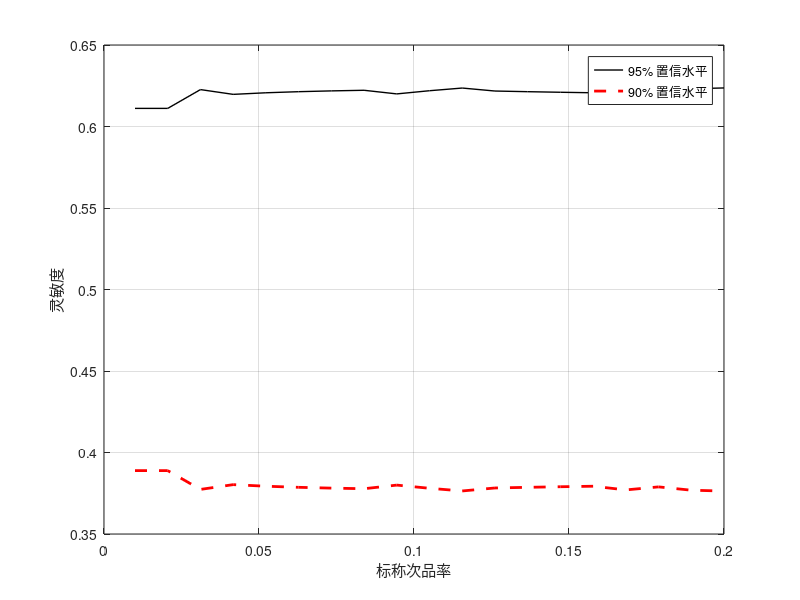
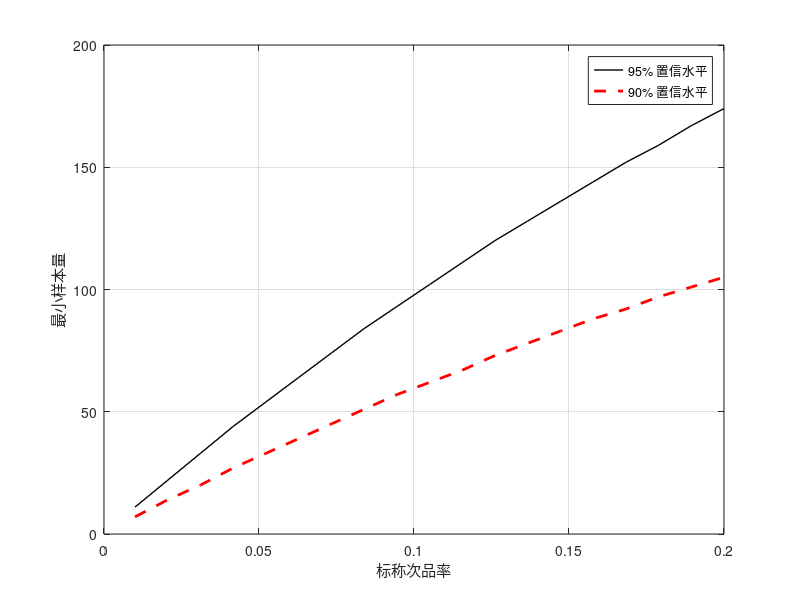

Source code (MATLAB) for these figures, in order:
% 第一问灵敏度分析代码：
% 探究不同次品率下所需要的最小样本量，次品率变化范围0.01~0.2，步长为0.01
% 计算灵敏度，即在所有实际为阳性的样本中，被正确识别为阳性的比例

clc;
clear;
% 计算样本量n在不同信度下的值
% 输入参数
p0_range = linspace(0.01, 0.2, 19);  % 标称次品率范围
epsilon = 0.05;  % 允许误差

% Z 值（正态分布临界值对应 95% 和 90% 的信度）
Z_95 = 1.645;  % 对应 95% 信度的 Z 值
Z_90 = 1.28;   % 对应 90% 信度的 Z 值

% 初始化结果数组
n_95_array = zeros(size(p0_range));
n_90_array = zeros(size(p0_range));

% 遍历不同的标称次品率，计算对应的最小样本量
for i = 1:length(p0_range)
    p0 = p0_range(i);
    n_95_array(i) = (Z_95^2 * p0 * (1 - p0)) / (epsilon^2);
    n_90_array(i) = (Z_90^2 * p0 * (1 - p0)) / (epsilon^2);
    n_95_array(i) = ceil(n_95_array(i));
    n_90_array(i) = ceil(n_90_array(i));
end

% 计算灵敏度指标
sensitivity_95 = n_95_array ./ (n_95_array + n_90_array);
sensitivity_90 = n_90_array ./ (n_95_array + n_90_array);

% 可视化结果
figure;
plot(p0_range, sensitivity_95, 'k-', 'LineWidth', 1);
hold on;
plot(p0_range, sensitivity_90, 'r--', 'LineWidth', 2);
xlabel('标称次品率');
ylabel('灵敏度');
legend('95% 置信水平', '90% 置信水平');
grid on;

% 可视化最小样本量
figure;
plot(p0_range, n_95_array, 'k-', 'LineWidth', 1);
hold on;
plot(p0_range, n_90_array, 'r--', 'LineWidth', 2);
xlabel('标称次品率');
ylabel('最小样本量');
legend('95% 置信水平', '90% 置信水平');
grid on;
